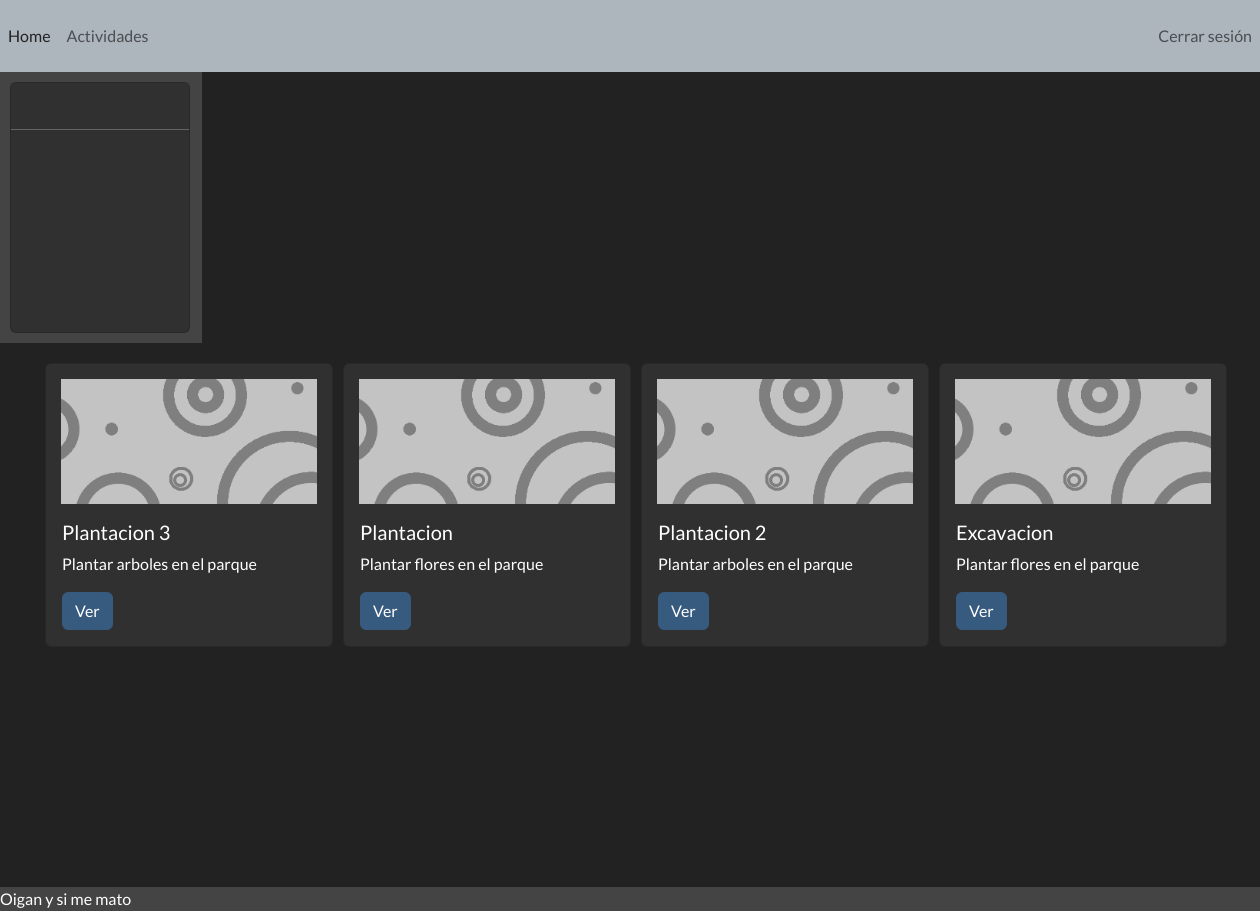
/vista/menu_actividades.php, run on the app's committed database.
### tables this page shows
CREATE TABLE IF NOT EXISTS `actividades` (
  `act_codigo` varchar(50) NOT NULL DEFAULT '',
  `nombre` varchar(100) NOT NULL DEFAULT '',
  `descripcion` varchar(50) NOT NULL DEFAULT '',
  `act_img` varchar(100) NOT NULL DEFAULT '../imagen/act_imgs/default.png',
  `creador_id` varchar(50) NOT NULL DEFAULT '',
  `inicia_en` datetime NOT NULL,
  `termina_en` datetime NOT NULL,
  `ubicacion` varchar(50) NOT NULL DEFAULT '',
  `act_etiquetas` varchar(100) NOT NULL,
  `ac_activo` tinyint(4) NOT NULL DEFAULT 1,
  PRIMARY KEY (`act_codigo`),
  KEY `FK_creador_usuario` (`creador_id`),
  CONSTRAINT `FK_creador_usuario` FOREIGN KEY (`creador_id`) REFERENCES `usuarios` (`username`) ON DELETE NO ACTION ON UPDATE NO ACTION
);

### vista/menu_actividades.php (the view, shortened to what this page needs)
<?php
include("../controlador/conectarBD.php");
$SELsql = "SELECT * FROM actividades";
$statement = $conn->prepare($SELsql);
$statement->execute();
$listaActs = $statement->fetchAll(PDO::FETCH_ASSOC);
?>
<!DOCTYPE html>
<html lang="en" style="overflow-x: hidden; width:100%;">
<head>
    <link rel="stylesheet" href="../css/bootstrap.min.css">
    <link rel="stylesheet" href="https://cdnjs.cloudflare.com/ajax/libs/font-awesome/4.7.0/css/font-awesome.min.css">
</head>
<body>
    <nav class="navbar navbar-expand navbar-light bg-light justify-content-between">
        <div class="nav navbar-nav">
          <a class="nav-item nav-link active" href="#">Home <span class="sr-only">(current)</span></a>
          <a class="nav-item nav-link" href="#">Actividades</a>
        </div>
        <div class="nav navbar-nav">
          <a class="nav-item nav-link" href="#">Cerrar sesión</a>
        </div>
    </nav>
    <div class="content-wrapper container-fluid p-0">
        <div class="row no-gutters" style="min-height: 100vh;">
            <div class="col-2 sidebar d-flex flex-column bg-secondary" style="max-width: 300px;">
                <div class="card" style="min-height: calc(100% - 20px); margin-left:10px; margin-top:10px; margin-bottom:10px;">
                    <hr>
                </div>
            </div>
            <div class="col-lg-9 container" style="width:1217px;margin:20px; margin-left:45px;">
                <div style="display:flex; justify-content:start; flex-wrap:wrap;">
                <?php
                    foreach($listaActs as $actvs){
                        echo ('
                            <div style="margin-right:10px;margin-bottom:20px;">
                                <div class="card" style="width: 18rem;">
                                    <div style="height:125px;width:auto;overflow:hidden;margin-left:15px;margin-right:15px;margin-top:15px;">
                                    <img src="' . $actvs['act_img'] . '" style="display:block; margin-left:auto; margin-right:auto; width:100%;">
                                    </div>
                                    <div class="card-body">
                                        <h5 class="card-title">' . $actvs['nombre'] . '</h5>
                                        <p class="card-text">' . $actvs['descripcion'] . '</p>
                                        <a href="hamburguesa.php?actcod=' . $actvs['act_codigo'] . '" class="btn btn-primary">Ver</a>
                                    </div>
                                </div>
                            </div>
                        ');}
                    ?>
                </div>
            </div>
        </div>
    </div>
</body>
<footer class="bg-secondary">
    <div style="margin-top: 15px;">
        Oigan y si me mato
    </div>
</footer>
</html>

### data on the page
actividades: act_img (placeholder picture), nombre "Plantacion 3", descripcion "Plantar arboles en el parque"
actividades: act_img (placeholder picture), nombre "Plantacion", descripcion "Plantar flores en el parque"
actividades: act_img (placeholder picture), nombre "Plantacion 2", descripcion "Plantar arboles en el parque"
actividades: act_img (placeholder picture), nombre "Excavacion", descripcion "Plantar flores en el parque"
